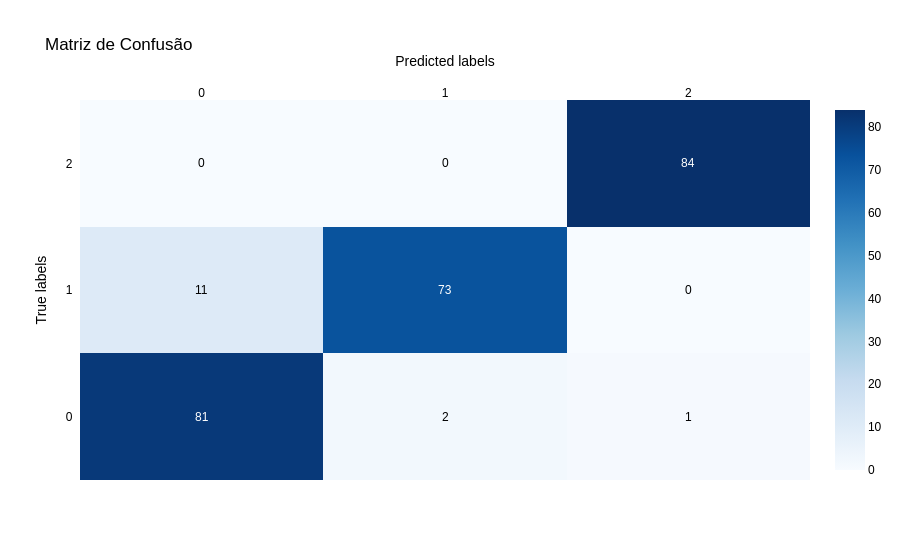

Source (notebook cell):
### Code cell
conf_matrix = confusion_matrix(y_train_balanced, y_pred_train)

# Definindo  nomes de classes
class_names = ['0', '1', '2']

# Plotando a matriz de confusão com Plotly
fig = ff.create_annotated_heatmap(
    z=conf_matrix,
    x=class_names,
    y=class_names,
    colorscale='Blues',
    showscale=True
)
fig.update_layout(
    title='Matriz de Confusão',
    xaxis_title='Predicted labels',
    yaxis_title='True labels',
    font=dict(
        family='Arial',
        size=12,
        color='black'
    )
)

### Figure 1 — Plotly figure (JSON) as saved in the notebook; plotly's stock layout.template omitted (floating-point values rounded to 4 significant figures)
{"data": [{"colorscale": [[0, "rgb(247,251,255)"], [0.125, "rgb(222,235,247)"], [0.25, "rgb(198,219,239)"], [0.375, "rgb(158,202,225)"], [0.5, "rgb(107,174,214)"], [0.625, "rgb(66,146,198)"], [0.75, "rgb(33,113,181)"], [0.875, "rgb(8,81,156)"], [1, "rgb(8,48,107)"]], "reversescale": false, "showscale": true, "type": "heatmap", "x": ["0", "1", "2"], "y": ["0", "1", "2"], "z": [[81, 2, 1], [11, 73, 0], [0, 0, 84]]}], "layout": {"annotations": [{"font": {"color": "#FFFFFF"}, "showarrow": false, "text": "81", "x": "0", "xref": "x", "y": "0", "yref": "y"}, {"font": {"color": "#000000"}, "showarrow": false, "text": "2", "x": "1", "xref": "x", "y": "0", "yref": "y"}, {"font": {"color": "#000000"}, "showarrow": false, "text": "1", "x": "2", "xref": "x", "y": "0", "yref": "y"}, {"font": {"color": "#000000"}, "showarrow": false, "text": "11", "x": "0", "xref": "x", "y": "1", "yref": "y"}, {"font": {"color": "#FFFFFF"}, "showarrow": false, "text": "73", "x": "1", "xref": "x", "y": "1", "yref": "y"}, {"font": {"color": "#000000"}, "showarrow": false, "text": "0", "x": "2", "xref": "x", "y": "1", "yref": "y"}, {"font": {"color": "#000000"}, "showarrow": false, "text": "0", "x": "0", "xref": "x", "y": "2", "yref": "y"}, {"font": {"color": "#000000"}, "showarrow": false, "text": "0", "x": "1", "xref": "x", "y": "2", "yref": "y"}, {"font": {"color": "#FFFFFF"}, "showarrow": false, "text": "84", "x": "2", "xref": "x", "y": "2", "yref": "y"}], "font": {"color": "black", "family": "Arial", "size": 12}, "title": {"text": "Matriz de Confusão"}, "xaxis": {"dtick": 1, "gridcolor": "rgb(0, 0, 0)", "side": "top", "ticks": "", "title": {"text": "Predicted labels"}}, "yaxis": {"dtick": 1, "ticks": "", "ticksuffix": "  ", "title": {"text": "True labels"}}}}
